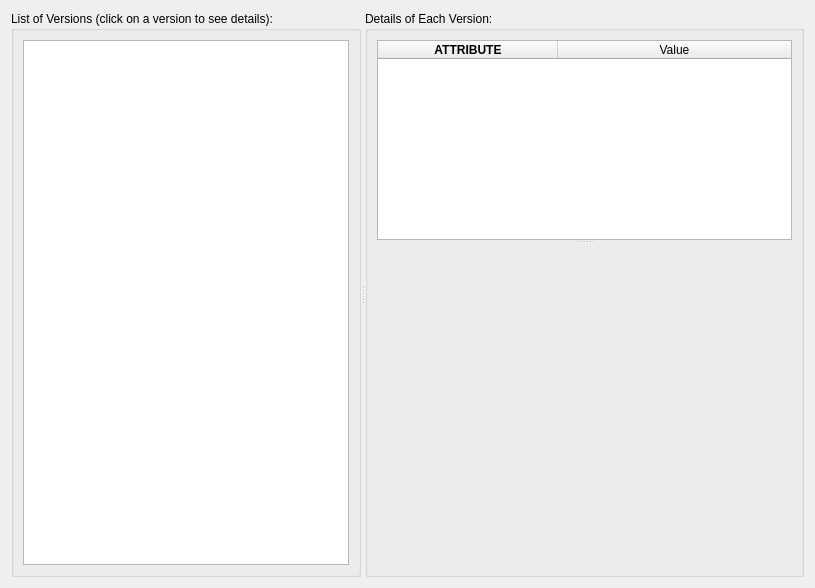
<?xml version="1.0" encoding="UTF-8"?>
<ui version="4.0">
 <class>VersionViewer</class>
 <widget class="QDialog" name="VersionViewer">
  <property name="geometry">
   <rect>
    <x>0</x>
    <y>0</y>
    <width>815</width>
    <height>588</height>
   </rect>
  </property>
  <property name="windowTitle">
   <string>Version Viewer</string>
  </property>
  <layout class="QVBoxLayout" name="verticalLayout_2">
   <item>
    <widget class="QSplitter" name="splitter_2">
     <property name="orientation">
      <enum>Qt::Horizontal</enum>
     </property>
     <widget class="QGroupBox" name="groupBox_2">
      <property name="sizePolicy">
       <sizepolicy hsizetype="MinimumExpanding" vsizetype="Preferred">
        <horstretch>0</horstretch>
        <verstretch>0</verstretch>
       </sizepolicy>
      </property>
      <property name="maximumSize">
       <size>
        <width>350</width>
        <height>16777215</height>
       </size>
      </property>
      <property name="title">
       <string>List of Versions (click on a version to see details):</string>
      </property>
      <layout class="QVBoxLayout" name="verticalLayout_6">
       <item>
        <widget class="QListWidget" name="listWidget">
         <property name="minimumSize">
          <size>
           <width>250</width>
           <height>0</height>
          </size>
         </property>
         <property name="alternatingRowColors">
          <bool>true</bool>
         </property>
        </widget>
       </item>
      </layout>
     </widget>
     <widget class="QGroupBox" name="groupBox_3">
      <property name="title">
       <string>Details of Each Version:</string>
      </property>
      <layout class="QVBoxLayout" name="verticalLayout">
       <item>
        <widget class="QSplitter" name="splitter">
         <property name="orientation">
          <enum>Qt::Vertical</enum>
         </property>
         <widget class="QTableWidget" name="attributesTable">
          <property name="sizePolicy">
           <sizepolicy hsizetype="Expanding" vsizetype="Expanding">
            <horstretch>0</horstretch>
            <verstretch>0</verstretch>
           </sizepolicy>
          </property>
          <property name="minimumSize">
           <size>
            <width>0</width>
            <height>0</height>
           </size>
          </property>
          <property name="maximumSize">
           <size>
            <width>16777215</width>
            <height>200</height>
           </size>
          </property>
          <property name="styleSheet">
           <string notr="true">#featureDetailsTableWidget::section {
    background: yellow;
    border: 2px outset yellow;
}</string>
          </property>
          <property name="verticalScrollBarPolicy">
           <enum>Qt::ScrollBarAsNeeded</enum>
          </property>
          <property name="horizontalScrollBarPolicy">
           <enum>Qt::ScrollBarAlwaysOff</enum>
          </property>
          <property name="showDropIndicator" stdset="0">
           <bool>false</bool>
          </property>
          <property name="dragDropOverwriteMode">
           <bool>false</bool>
          </property>
          <property name="alternatingRowColors">
           <bool>false</bool>
          </property>
          <property name="selectionMode">
           <enum>QAbstractItemView::SingleSelection</enum>
          </property>
          <property name="selectionBehavior">
           <enum>QAbstractItemView::SelectRows</enum>
          </property>
          <property name="showGrid">
           <bool>true</bool>
          </property>
          <property name="gridStyle">
           <enum>Qt::DotLine</enum>
          </property>
          <property name="sortingEnabled">
           <bool>true</bool>
          </property>
          <property name="wordWrap">
           <bool>false</bool>
          </property>
          <attribute name="horizontalHeaderCascadingSectionResizes">
           <bool>true</bool>
          </attribute>
          <attribute name="horizontalHeaderDefaultSectionSize">
           <number>180</number>
          </attribute>
          <attribute name="horizontalHeaderMinimumSectionSize">
           <number>30</number>
          </attribute>
          <attribute name="horizontalHeaderStretchLastSection">
           <bool>true</bool>
          </attribute>
          <attribute name="verticalHeaderVisible">
           <bool>false</bool>
          </attribute>
          <attribute name="verticalHeaderCascadingSectionResizes">
           <bool>true</bool>
          </attribute>
          <attribute name="verticalHeaderStretchLastSection">
           <bool>false</bool>
          </attribute>
          <column>
           <property name="text">
            <string>ATTRIBUTE</string>
           </property>
           <property name="font">
            <font>
             <weight>75</weight>
             <bold>true</bold>
            </font>
           </property>
           <property name="textAlignment">
            <set>AlignHCenter|AlignVCenter|AlignCenter</set>
           </property>
          </column>
          <column>
           <property name="text">
            <string>Value</string>
           </property>
           <property name="font">
            <font>
             <weight>50</weight>
             <bold>false</bold>
            </font>
           </property>
           <property name="textAlignment">
            <set>AlignHCenter|AlignVCenter|AlignCenter</set>
           </property>
          </column>
         </widget>
         <widget class="QWidget" name="mapWidget" native="true">
          <property name="sizePolicy">
           <sizepolicy hsizetype="Expanding" vsizetype="Preferred">
            <horstretch>0</horstretch>
            <verstretch>0</verstretch>
           </sizepolicy>
          </property>
         </widget>
        </widget>
       </item>
      </layout>
     </widget>
    </widget>
   </item>
  </layout>
 </widget>
 <resources>
  <include location="resources/geogigclient_resources.qrc"/>
 </resources>
 <connections/>
</ui>
